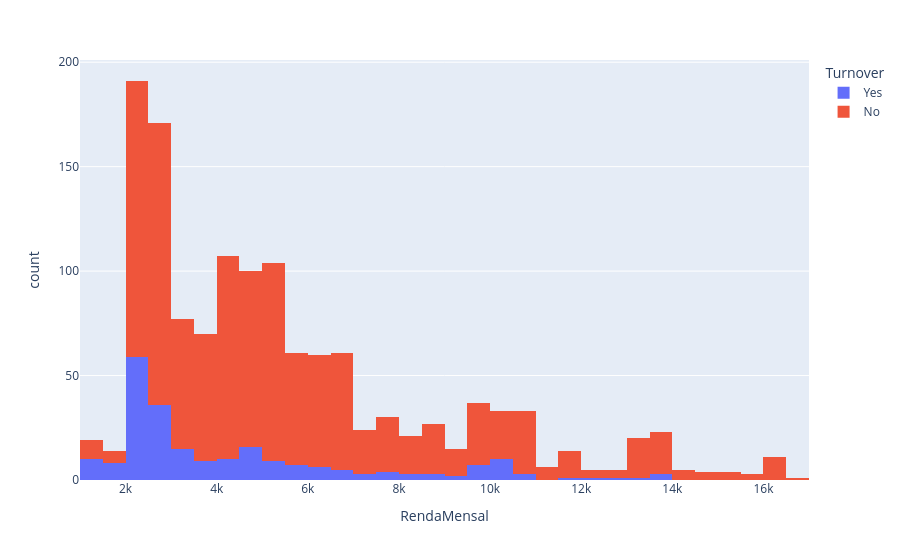

The code cell stored with this chart in its notebook:
### Code cell
import plotly.express as px

fig = px.histogram(df, x = 'RendaMensal', color = 'Turnover')
fig.show()

### Figure 1 — Plotly figure (JSON) as saved in the notebook; plotly's stock layout.template omitted (floating-point values rounded to 4 significant figures; data arrays with more than 128 entries replaced by an {"elided": "..."} marker saying what was removed)
{"data": [{"alignmentgroup": "True", "bingroup": "x", "hovertemplate": "Turnover=Yes<br>RendaMensal=%{x}<br>count=%{y}<extra></extra>", "legendgroup": "Yes", "marker": {"color": "#636efa", "pattern": {"shape": ""}}, "name": "Yes", "offsetgroup": "Yes", "orientation": "v", "showlegend": true, "type": "histogram", "x": {"elided": "232 int values"}, "xaxis": "x", "yaxis": "y"}, {"alignmentgroup": "True", "bingroup": "x", "hovertemplate": "Turnover=No<br>RendaMensal=%{x}<br>count=%{y}<extra></extra>", "legendgroup": "No", "marker": {"color": "#EF553B", "pattern": {"shape": ""}}, "name": "No", "offsetgroup": "No", "orientation": "v", "showlegend": true, "type": "histogram", "x": {"elided": "1124 int values"}, "xaxis": "x", "yaxis": "y"}], "layout": {"barmode": "relative", "legend": {"title": {"text": "Turnover"}, "tracegroupgap": 0}, "margin": {"t": 60}, "xaxis": {"anchor": "y", "domain": [0, 1], "title": {"text": "RendaMensal"}}, "yaxis": {"anchor": "x", "domain": [0, 1], "title": {"text": "count"}}}}
